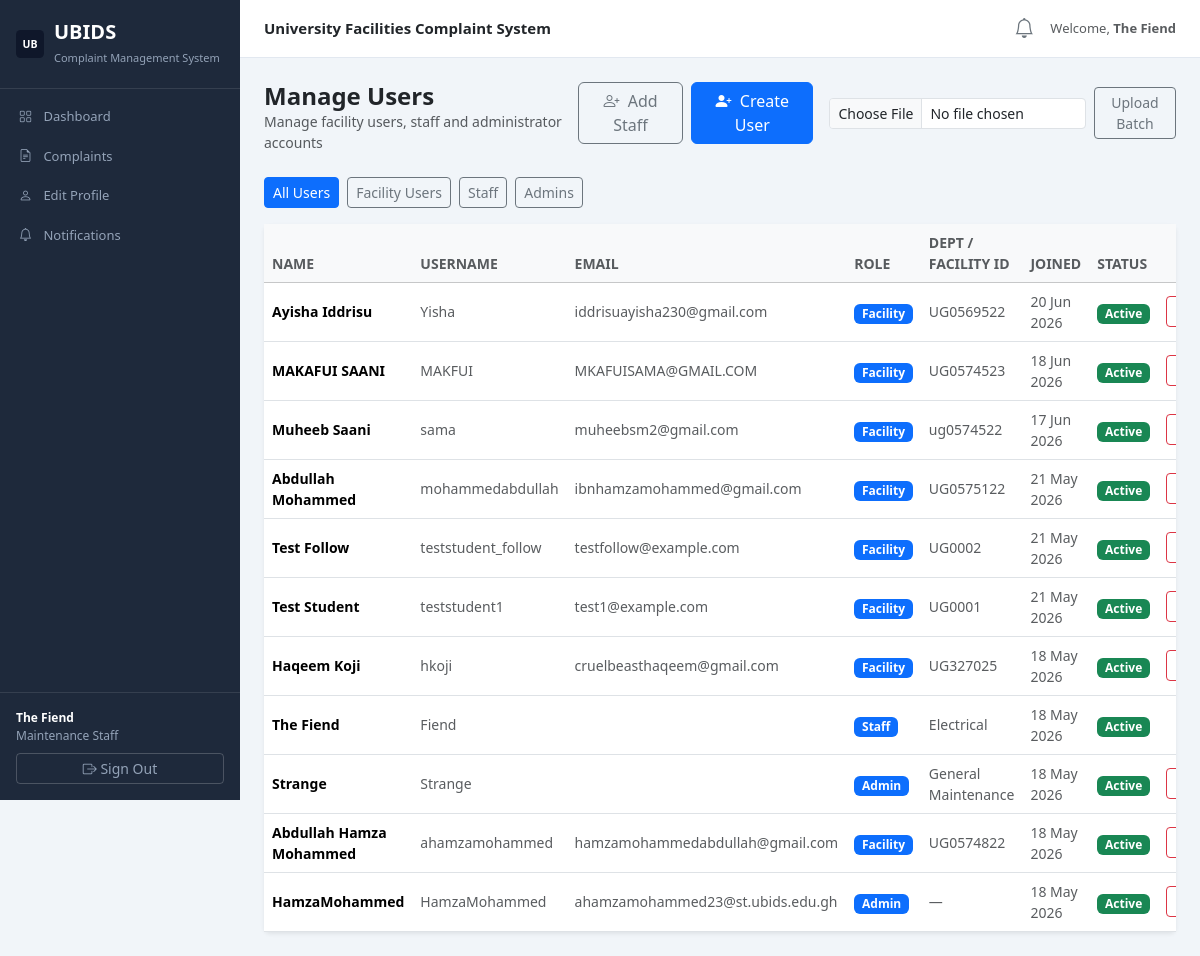
The app's page /accounts/users/ (signed in) with its own data.
### accounts/models.py (models this page shows, shortened)
class User(AbstractUser):
    ROLE_CHOICES = [
        ('facility', 'Facility User'),
        ('staff',   'Maintenance Staff'),
        ('admin',   'Administrator'),
    ]
    DEPARTMENT_CHOICES = [
        ('Electrical',        'Electrical'),
        ('Plumbing',          'Plumbing'),
        ('ICT Infrastructure','ICT Infrastructure'),
        ('General Maintenance','General Maintenance'),
        ('Sanitation',        'Sanitation'),
        ('Security',          'Security'),
    ]
    role       = models.CharField(max_length=20, choices=ROLE_CHOICES, default='facility')
    facility_id = models.CharField(max_length=50, blank=True)
    department = models.CharField(max_length=50, choices=DEPARTMENT_CHOICES, blank=True)
    phone      = models.CharField(max_length=20, blank=True)
    is_active  = models.BooleanField(default=True)
    @property
    def is_facility_user(self):
        return self.role == 'facility'
    @property
    def is_staff_member(self): return self.role == 'staff'
    @property
    def is_admin(self): return self.role == 'admin'

### accounts/views.py (the view, shortened to what this page needs)
# urls.py: path('users/',          views.admin_users_view, name='admin_users'),
@login_required
def admin_users_view(request):
    if not (request.user.is_admin or request.user.is_staff_member):
        messages.error(request, 'Access denied.')
        return redirect('dashboard')
    role_filter = request.GET.get('role', '')
    users = User.objects.all().order_by('-date_joined')
    if role_filter:
        users = users.filter(role=role_filter)
    create_form = None
    if request.user.is_staff_member or request.user.is_admin:
        from .forms import FacilityUserRegistrationForm
        if request.method == 'POST' and request.POST.get('create_student'):
            create_form = FacilityUserRegistrationForm(request.POST)
            if create_form.is_valid():
                new_user = create_form.save()
                try:
                    from complaints.notifications import send_email_notification
                    default_pw = getattr(settings, 'DEFAULT_FACILITY_PASSWORD', 'ChangeMe123!')
                    subject = 'Your new account has been created'
                    msg = f"Your account ({new_user.username}) has been created. Your temporary password is: {default_pw}\nPlease change it after signing in."
                    send_email_notification(getattr(new_user, 'email', None), subject, msg)
                except Exception:
                    pass
                messages.success(request, f'Student account {new_user.get_full_name() or new_user.username} created.')
                return redirect('admin_users')
        else:
            create_form = FacilityUserRegistrationForm()
    return render(request, 'accounts/admin_users.html', {'users': users, 'role_filter': role_filter, 'create_form': create_form})

### accounts/forms.py (shortened to what this page needs)
class FacilityUserRegistrationForm(forms.ModelForm):
    first_name = forms.CharField(max_length=50, required=True, widget=forms.TextInput(attrs={'placeholder': 'First name'}))
    last_name = forms.CharField(max_length=50, required=True, widget=forms.TextInput(attrs={'placeholder': 'Last name'}))
    email = forms.EmailField(required=True, widget=forms.EmailInput(attrs={'placeholder': 'you@university.edu.gh'}))
    facility_id = forms.CharField(max_length=50, required=False, widget=forms.TextInput(attrs={'placeholder': 'e.g. UG0574822'}))
    phone = forms.CharField(max_length=20, required=False, widget=forms.TextInput(attrs={'placeholder': '+233 XX XXX XXXX'}))
    class Meta:
        model = User
        fields = ['first_name', 'last_name', 'username', 'email', 'facility_id', 'phone']

### templates/accounts/admin_users.html (shortened to what this page needs)
{% extends 'layouts/base.html' %}
{% block content %}
<div class="d-flex justify-content-between align-items-start mb-4">
  <div>
    <h4 class="fw-bold mb-0">Manage Users</h4>
    <p class="text-muted small mb-0">Manage facility users, staff and administrator accounts</p>
  </div>
  <div class="d-flex gap-2">
    <a href="{% url 'create_user' %}" class="btn btn-outline-secondary d-none d-md-inline">
      <i class="bi bi-person-plus me-1"></i> Add Staff
    </a>
    <a href="{% url 'register' %}" class="btn btn-primary d-none d-md-inline">
      <i class="bi bi-person-plus-fill me-1"></i> Create User
    </a>
    <form method="post" enctype="multipart/form-data" class="d-flex align-items-center gap-2 ms-2">
      <input type="file" name="batch_file" accept=".xlsx,.xls" class="form-control form-control-sm" />
      <button class="btn btn-outline-secondary btn-sm">Upload Batch</button>
    </form>
  </div>
</div>
<div class="d-flex gap-2 mb-3">
  <a href="{% url 'admin_users' %}" class="btn btn-sm {% if not role_filter %}btn-primary{% else %}btn-outline-secondary{% endif %}">All Users</a>
  <a href="{% url 'admin_users' %}?role=facility" class="btn btn-sm {% if role_filter == 'facility' %}btn-primary{% else %}btn-outline-secondary{% endif %}">Facility Users</a>
  <a href="{% url 'admin_users' %}?role=staff"   class="btn btn-sm {% if role_filter == 'staff'   %}btn-primary{% else %}btn-outline-secondary{% endif %}">Staff</a>
  <a href="{% url 'admin_users' %}?role=admin"   class="btn btn-sm {% if role_filter == 'admin'   %}btn-primary{% else %}btn-outline-secondary{% endif %}">Admins</a>
</div>
<div class="card border-0 shadow-sm">
  <div class="table-responsive">
    <table class="table table-hover align-middle mb-0">
      <thead class="table-light">
        <tr>
          <th class="small text-uppercase text-muted fw-semibold">Name</th>
          <th class="small text-uppercase text-muted fw-semibold">Username</th>
          <th class="small text-uppercase text-muted fw-semibold">Email</th>
          <th class="small text-uppercase text-muted fw-semibold">Role</th>
          <th class="small text-uppercase text-muted fw-semibold">Dept / Facility ID</th>
          <th class="small text-uppercase text-muted fw-semibold">Joined</th>
          <th class="small text-uppercase text-muted fw-semibold">Status</th>
          <th></th>
        </tr>
      </thead>
      <tbody>
        {% for u in users %}
        <tr>
          <td class="fw-semibold small">{{ u.get_full_name|default:u.username }}</td>
          <td class="small text-muted">{{ u.username }}</td>
          <td class="small text-muted">{{ u.email }}</td>
          <td><span class="badge bg-primary" style="text-transform:capitalize;">{{ u.role }}</span></td>
          <td class="small text-muted">{{ u.department|default:u.facility_id|default:"—" }}</td>
          <td class="small text-muted">{{ u.date_joined|date:"d M Y" }}</td>
          <td>
            {% if u.is_active %}
            <span class="badge bg-success">Active</span>
            {% else %}
            <span class="badge bg-secondary">Inactive</span>
            {% endif %}
          </td>
          <td>
            {% if u != request.user %}
            <a href="{% url 'toggle_user' u.id %}" class="btn btn-sm {% if u.is_active %}btn-outline-danger{% else %}btn-outline-success{% endif %}"
               onclick="return confirm('{% if u.is_active %}Deactivate{% else %}Activate{% endif %} {{ u.get_full_name }}?')">
            </a>
            {% endif %}
          </td>
        </tr>
        {% empty %}
        <tr><td colspan="8" class="text-center text-muted py-4">No users found.</td></tr>
        {% endfor %}
      </tbody>
    </table>
  </div>
</div>
{% endblock %}

### templates/layouts/base.html (shortened to what this page needs)
<!DOCTYPE html>
<html lang="en">
<head>
  <link href="https://cdn.jsdelivr.net/npm/bootstrap@5.3.2/dist/css/bootstrap.min.css" rel="stylesheet" />
  <link href="https://cdn.jsdelivr.net/npm/bootstrap-icons@1.11.3/font/bootstrap-icons.css" rel="stylesheet" />
  {% load static %}
</head>
<body>
{% if user.is_authenticated %}
<div class="sidebar">
  <div class="sidebar-brand d-flex align-items-center">
  <img src="{% static 'img/ubids-logo-2.png' %}" alt="UBIDS" style="height:28px; width:auto; margin-right:10px;" onerror="this.onerror=null; this.src='{% static 'img/ubids-logo.svg' %}'"/>
    <div>
      <h5 style="margin:0;">UBIDS</h5>
      <small>Complaint Management System</small>
    </div>
  </div>
  <nav class="nav flex-column mt-2">
    <a href="{% url 'dashboard' %}" class="nav-link {% if request.resolver_match.url_name == 'dashboard' %}active{% endif %}">
      <i class="bi bi-grid"></i> Dashboard
    </a>
    <a href="{% url 'complaints_list' %}" class="nav-link {% if 'complaint' in request.resolver_match.url_name %}active{% endif %}">
      <i class="bi bi-file-earmark-text"></i> Complaints
    </a>
    <a href="{% url 'change_password' %}" class="nav-link {% if request.resolver_match.url_name == 'change_password' %}active{% endif %}">
      <i class="bi bi-person"></i> Edit Profile
    </a>
    <a href="{% url 'notifications' %}" class="nav-link">
      <i class="bi bi-bell"></i> Notifications
    </a>
  </nav>
  <div class="sidebar-footer">
    <div style="color:#94a3b8; font-size:12px; margin-bottom:8px;">
      <strong style="color:#fff;">{{ user.get_full_name|default:user.username }}</strong><br>
      <span style="text-transform:capitalize;">{{ user.get_role_display }}</span>
    </div>
    <a href="{% url 'logout' %}" class="btn btn-sm btn-outline-secondary w-100" style="color:#94a3b8; border-color:rgba(255,255,255,.2);">
      <i class="bi bi-box-arrow-right"></i> Sign Out
    </a>
  </div>
</div>
<div class="main-content">
  <div class="topbar">
    <span class="fw-semibold" style="font-size:15px;">University Facilities Complaint System</span>
    <div class="d-flex align-items-center gap-3">
      <a href="{% url 'notifications' %}" class="position-relative text-secondary text-decoration-none">
        <i class="bi bi-bell fs-5"></i>
      </a>
      <span class="text-muted" style="font-size:13px;">Welcome, <strong>{{ user.first_name|default:user.username }}</strong></span>
    </div>
  </div>
  <div class="page-body">
    {% block content %}{% endblock %}
  </div>
</div>
{% else %}
{% block auth_content %}{% endblock %}
{% endif %}
</body>
</html>

### templates/layouts/base.html (style rules this page uses)
body { background: #f1f5f9; font-family: 'Segoe UI', sans-serif; }
.sidebar { min-height: 100vh; background: #1e293b; width: 240px; position: fixed; top: 0; left: 0; z-index: 100; display: flex; flex-direction: column; }
.sidebar-brand { padding: 20px 16px; border-bottom: 1px solid rgba(255,255,255,.1); }
.sidebar-brand h5 { color: #fff; font-weight: 700; margin: 0; }
.sidebar-brand small { color: #94a3b8; font-size: 11px; }
.sidebar .nav-link { color: #94a3b8; padding: 10px 16px; font-size: 13px; border-left: 3px solid transparent; border-radius: 0; }
.sidebar .nav-link i { width: 18px; margin-right: 8px; }
.sidebar-footer { padding: 16px; border-top: 1px solid rgba(255,255,255,.1); margin-top: auto; }
.main-content { margin-left: 240px; min-height: 100vh; }
.topbar { background: #fff; border-bottom: 1px solid #e2e8f0; padding: 0 24px; height: 58px; display: flex; align-items: center; justify-content: space-between; position: sticky; top: 0; z-index: 99; }
.page-body { padding: 24px; }

### records on screen
User: get_full_name "The Fiend", role "Maintenance Staff", first_name "The Fiend", username "Fiend", role "Staff", department "Electrical", date_joined "18 May 2026", is_active "Active"
User: get_full_name "Ayisha Iddrisu", username "Yisha", email "iddrisuayisha230@gmail.com", role "Facility", department "UG0569522", date_joined "20 Jun 2026", is_active "Active"
User: get_full_name "MAKAFUI SAANI", username "MAKFUI", email "MKAFUISAMA@GMAIL.COM", role "Facility", department "UG0574523", date_joined "18 Jun 2026", is_active "Active"
User: get_full_name "Muheeb Saani", username "sama", email "muheebsm2@gmail.com", role "Facility", department "ug0574522", date_joined "17 Jun 2026", is_active "Active"
User: get_full_name "Abdullah Mohammed", username "mohammedabdullah", email "ibnhamzamohammed@gmail.com", role "Facility", department "UG0575122", date_joined "21 May 2026", is_active "Active"
User: get_full_name "Test Follow", username "teststudent_follow", email "testfollow@example.com", role "Facility", department "UG0002", date_joined "21 May 2026", is_active "Active"
User: get_full_name "Test Student", username "teststudent1", email "test1@example.com", role "Facility", department "UG0001", date_joined "21 May 2026", is_active "Active"
User: get_full_name "Haqeem Koji", username "hkoji", email "cruelbeasthaqeem@gmail.com", role "Facility", department "UG327025", date_joined "18 May 2026", is_active "Active"
User: get_full_name "Strange", username "Strange", role "Admin", department "General Maintenance", date_joined "18 May 2026", is_active "Active"
User: get_full_name "Abdullah Hamza Mohammed", username "ahamzamohammed", email "hamzamohammedabdullah@gmail.com", role "Facility", department "UG0574822", date_joined "18 May 2026", is_active "Active"
User: get_full_name "HamzaMohammed", username "HamzaMohammed", email "ahamzamohammed23@st.ubids.edu.gh", role "Admin", department "—", date_joined "18 May 2026", is_active "Active"
